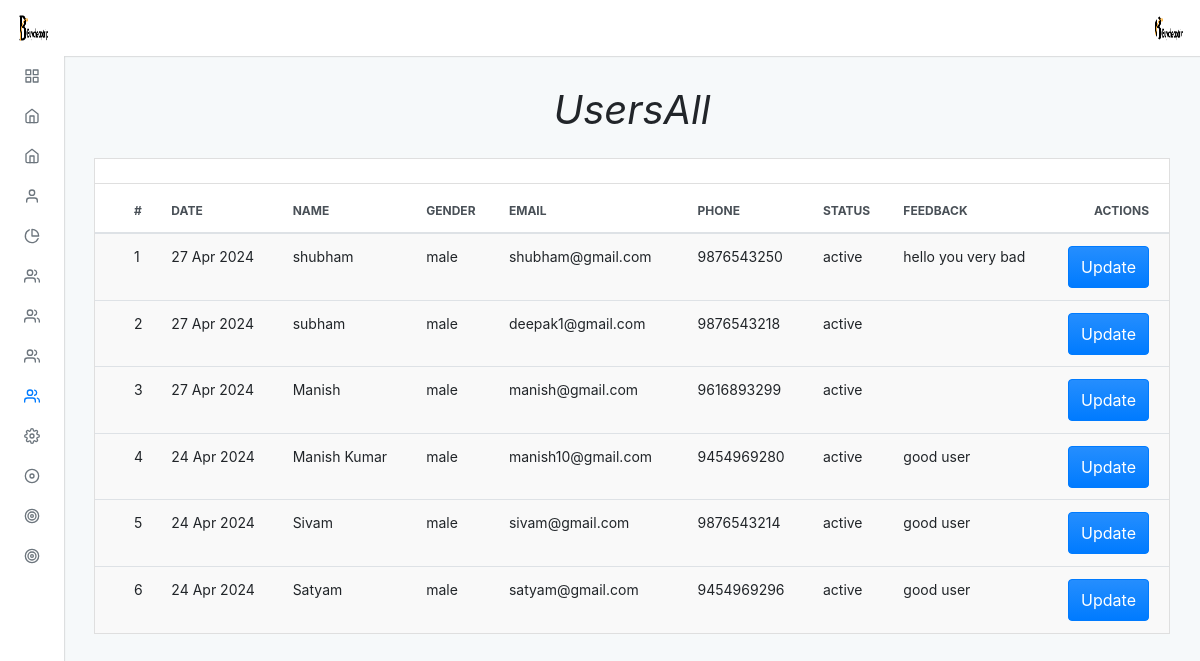
/admin/default/users_active.php (signed in), run on the app's committed database.
### tables this page shows
CREATE TABLE `users` (
  `id` int(11) NOT NULL,
  `name` varchar(100) NOT NULL,
  `gender` varchar(7) NOT NULL,
  `phone` varchar(14) NOT NULL,
  `email` varchar(30) NOT NULL,
  `password` varchar(15) NOT NULL,
  `created_at` varchar(1000) NOT NULL DEFAULT current_timestamp(),
  `delete_at` varchar(255) NOT NULL,
  `status` enum('active','pending','reject','inactive') DEFAULT 'pending',
  `feedback` varchar(250) DEFAULT NULL
);

### admin/default/users_active.php (the view, shortened to what this page needs)
<?php
include "../../connection.php";
?>
<?php $page = "users";
include("./incluede/header.php") ?>
<div class="adminx-content">
    <div class="adminx-main-content">
        <div class="container-fluid">
            <div class="pb-3">
                <h1><b><i>UsersAll</i></b></h1>
            </div>
            <div class="row">
                <div class="col">
                    <div class="card mb-grid">
                        <div class="card-header d-flex justify-content-between align-items-center">
                        </div>
                        <div class="table-responsive-md">
                            <table class="table table-actions table-striped table-hover mb-0">
                                <thead>
                                    <tr>
                                        <th scope="col">
                                            <label class="custom-control custom-checkbox m-0 p-0">
                                            </label>
                                        </th>
                                        <th scope="col">#</th>
                                        <th scope="col">Date</th>
                                        <th scope="col">Name</th>
                                        <th scope="col">Gender</th>
                                        <th scope="col">Email</th>
                                        <th scope="col">Phone</th>
                                        <th scope="col">Status</th>
                                        <th scope="col">Feedback</th>
                                        <th scope="col">Actions</th>
                                    </tr>
                                </thead>
                                <tbody>
                                    <?php
                                    $query = "SELECT *
                                    FROM users WHERE status='active' ORDER BY id DESC";
                                    $res = mysqli_query($conn, $query);
                                    $a = 1;
                                    while ($row = mysqli_fetch_assoc($res)) {
                                    ?>
                                        <tr>
                                            <th scope="row">
                                                <label class="custom-control custom-checkbox m-0 p-0">
                                                </label>
                                            </th>
                                            <td><?php echo $a ?></td>
                                            <td><?php echo date('d M Y', strtotime($row['created_at'])) ?></td>
                                            <td><?php echo $row['name'] ?></td>
                                            <td><?php echo $row['gender'] ?></td>
                                            <td><?php echo $row['email'] ?></td>
                                            <td><?php echo $row['phone'] ?></td>
                                            <td ><?php echo $row['status'] ?></td>
                                            <td ><?php echo $row['feedback'] ?></td>
                                            <td>
                                               <a href="users_update?id=<?php echo $row['id']; ?>"><button type="button" class="btn btn-primary waves-effect waves-light add">Update</button></a>
                                            </td>
                                        <tr>
                                        <?php
                                        ++$a;
                                    }
                                        ?>
                                        <?php include("./incluede/footer.php") ?>

### admin/default/incluede/header.php (shortened to what this page needs)
<!DOCTYPE html>
<html lang="en">
<head>
  <link rel="stylesheet" type="text/css" href="./dist/css/adminx.css" media="screen" />
</head>
<body class=" virat">
  <div class="adminx-container">
    <?php
    $query = "select * from admin_login";
    $result = mysqli_query($conn, $query);
    while ($row = mysqli_fetch_assoc($result)) {
    ?>
      <nav class="navbar navbar-expand justify-content-between fixed-top virat_1">
        <a class="navbar-brand mb-0 h1 d-none d-md-block" href="admin">
          <img src="../upload/<?php echo $row['image']; ?>" class="navbar-brand-image d-inline-block align-top mr-2" class="circle" alt="">
        </a>
        <ul class="navbar-nav d-flex justify-content-end mr-2">
          <li class="nav-item dropdown">
            <a class="nav-link avatar-with-name" id="navbarDropdownMenuLink" data-toggle="dropdown" href="#">
              <img src="../upload/<?php echo $row['image']; ?>" class="d-inline-block align-top" class="rounded" alt="">
            </a>
          </li>
        </ul>
      <?php
    }
      ?>
      </nav>
      <div class="adminx-sidebar expand-hover push">
        <ul class="sidebar-nav">
          <li class="sidebar-nav-item">
            <a href="admin" class="sidebar-nav-link <?php if ($page == 'home') {
                                                      echo 'active';
                                                    } ?>">
              <span class="sidebar-nav-icon">
                <i data-feather="grid"></i>
              </span>
            </a>
          </li>
          <li class="sidebar-nav-item">
            <a class="sidebar-nav-link <?php if ($page == 'thailand') {
                                          echo 'active';
                                        } ?> collapsed" data-toggle="collapse" href="#examplepackage" aria-expanded="false" aria-controls="examplepackage">
              <span class="sidebar-nav-icon">
                <i data-feather="home"></i>
              </span>
            </a>
          </li>
          <li class="sidebar-nav-item">
            <a class="sidebar-nav-link <?php if ($page == 'slider') {
                                          echo 'active';
                                        } ?> collapsed" data-toggle="collapse" href="#example" aria-expanded="false" aria-controls="example">
              <span class="sidebar-nav-icon">
                <i data-feather="home"></i>
              </span>
            </a>
          </li>
          <li class="sidebar-nav-item">
            <a class=" sidebar-nav-link <?php if ($page == 'about') {
                                          echo 'active';
                                        } ?> collapsed" data-toggle="collapse" href="#exampl_a" aria-expanded="false" aria-controls="exampl_a">
              <span class="sidebar-nav-icon">
                <i data-feather="user"></i>
              </span>
            </a>
          </li>
          <li class="sidebar-nav-item">
            <a class=" sidebar-nav-link <?php if ($page == 'our') {
                                          echo 'active';
                                        } ?> collapsed" data-toggle="collapse" href="#examp" aria-expanded="false" aria-controls="examp">
              <span class="sidebar-nav-icon">
                <i data-feather="pie-chart"></i>
              </span>
            </a>
          </li>
          <li class="sidebar-nav-item">
            <a class=" sidebar-nav-link <?php if ($page == 'transport') {
                                          echo 'active';
                                        } ?> collapsed" data-toggle="collapse" href="#exa_team" aria-expanded="false" aria-controls="exa_team">
              <span class="sidebar-nav-icon">
                <i data-feather="users"></i>
              </span>
            </a>
          </li>
          <li class="sidebar-nav-item">
            <a class=" sidebar-nav-link <?php if ($page == 'transport') {
                                          echo 'active';
                                        } ?> collapsed" data-toggle="collapse" href="#exa_team89" aria-expanded="false" aria-controls="exa_team89">
              <span class="sidebar-nav-icon">
                <i data-feather="users"></i>
              </span>
            </a>
          </li>
          <li class="sidebar-nav-item">
            <a class=" sidebar-nav-link <?php if ($page == 'transport') {
                                          echo 'active';
                                        } ?> collapsed" data-toggle="collapse" href="#exa_team99" aria-expanded="false" aria-controls="exa_team99">
              <span class="sidebar-nav-icon">
                <i data-feather="users"></i>
              </span>
            </a>
          </li>
          <li class="sidebar-nav-item">
            <a class=" sidebar-nav-link <?php if ($page == 'users') {
                                          echo 'active';
                                        } ?> collapsed" data-toggle="collapse" href="#exa_team98" aria-expanded="false" aria-controls="exa_team98">
              <span class="sidebar-nav-icon">
                <i data-feather="users"></i>
              </span>
            </a>
          </li>
          <li class="sidebar-nav-item">
            <a class=" sidebar-nav-link <?php if ($page == 'setting') {
                                          echo 'active';
                                        } ?> collapsed" data-toggle="collapse" href="#ex" aria-expanded="false" aria-controls="ex">
              <span class="sidebar-nav-icon">
                <i data-feather="settings"></i>
              </span>
            </a>
            <li class="sidebar-nav-item">
                <a href="../default/users_wallet" class="sidebar-nav-link">
                  <span class="sidebar-nav-abbr">
                    <i data-feather="disc"></i>
                  </span>
                </a>
              </li>
              <li class="sidebar-nav-item">
                <a href="../default/thailand_payment" class="sidebar-nav-link">
                  <span class="sidebar-nav-abbr">
                    <i data-feather="target"></i>
                  </span>
                </a>
              </li>
              <li class="sidebar-nav-item">
                <a href="../default/manage_offer" class="sidebar-nav-link">
                  <span class="sidebar-nav-abbr">
                    <i data-feather="target"></i>
                  </span>
                </a>
              </li>
      </div>

### admin/default/incluede/header.php (style rules this page uses)
.pb-3 { text-align: center; }

### data on the page
users: created_at "27 Apr 2024", name "shubham", gender "male", email "shubham@gmail.com", phone "9876543250", status "active", feedback "hello you very bad"
users: created_at "27 Apr 2024", name "subham", gender "male", email "deepak1@gmail.com", phone "9876543218", status "active"
users: created_at "27 Apr 2024", name "Manish", gender "male", email "manish@gmail.com", phone "9616893299", status "active"
users: created_at "24 Apr 2024", name "Manish Kumar", gender "male", email "manish10@gmail.com", phone "9454969280", status "active", feedback "good user"
users: created_at "24 Apr 2024", name "Sivam", gender "male", email "sivam@gmail.com", phone "9876543214", status "active", feedback "good user"
users: created_at "24 Apr 2024", name "Satyam", gender "male", email "satyam@gmail.com", phone "9454969296", status "active", feedback "good user"
